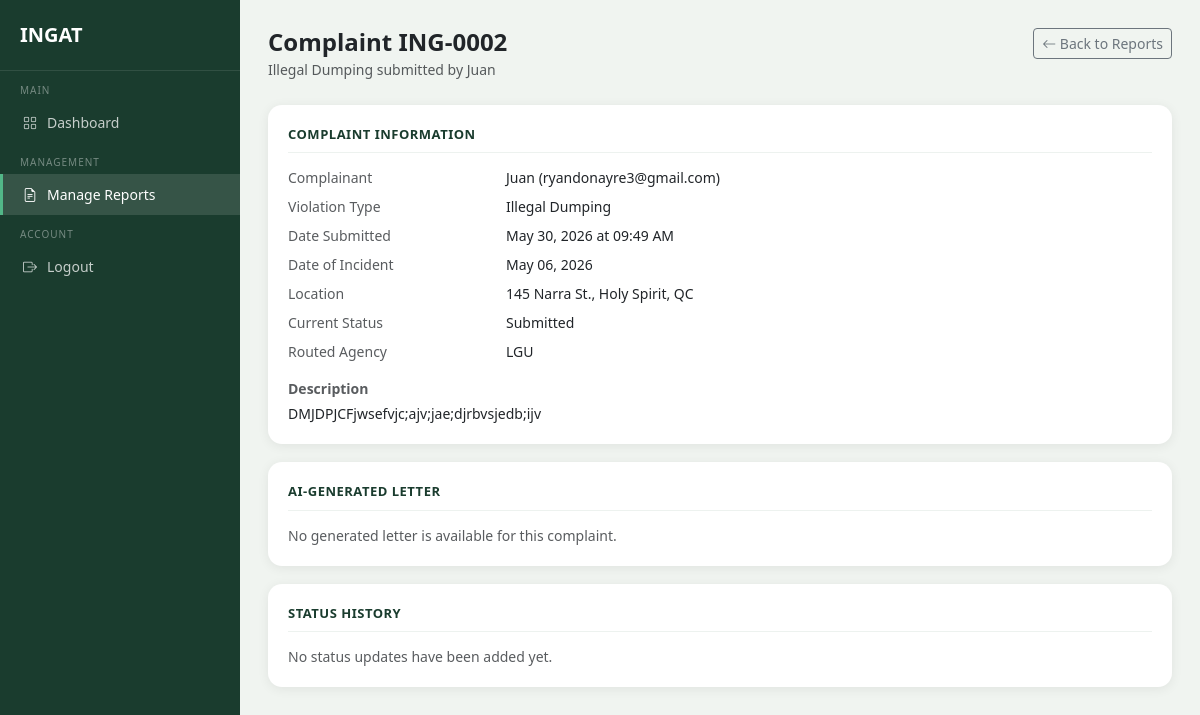
/admin/reports/2 (signed in), run on the app's committed database.
### models.py (models this page shows, shortened)
class Complaint(db.Model):
    __tablename__ = 'complaints'
    id = db.Column(db.Integer, primary_key=True)
    user_id = db.Column(db.Integer, db.ForeignKey('users.id'), nullable=False)
    agency_id = db.Column(db.Integer, db.ForeignKey('agencies.id'), nullable=True)
    violation_type = db.Column(db.String(100), nullable=False)
    street_address = db.Column(db.String(255), nullable=False)
    barangay = db.Column(db.String(100), nullable=False)
    municipality = db.Column(db.String(100), nullable=False)
    date_incident = db.Column(db.Date, nullable=False)
    description = db.Column(db.Text, nullable=False)
    photo_path = db.Column(db.String(255), nullable=True)
    generated_letter = db.Column(db.Text, nullable=True)
    letter_generated = db.Column(db.Boolean, default=False)
    status = db.Column(db.String(50), default='Submitted')
    created_at = db.Column(db.DateTime, default=datetime.utcnow)
    status_history = db.relationship('StatusHistory', backref='complaint', lazy=True)

class User(db.Model, UserMixin):
    __tablename__ = 'users'
    id = db.Column(db.Integer, primary_key=True)
    full_name = db.Column(db.String(100), nullable=False)
    email = db.Column(db.String(120), unique=True, nullable=False)
    contact_number = db.Column(db.String(11), nullable=False)
    barangay = db.Column(db.String(100), nullable=False)
    municipality = db.Column(db.String(100), nullable=False)
    password_hash = db.Column(db.String(256), nullable=False)
    status = db.Column(db.String(20), default='active')
    email_notif = db.Column(db.Boolean, default=True)
    inapp_notif = db.Column(db.Boolean, default=True)
    created_at = db.Column(db.DateTime, default=datetime.utcnow)
    complaints = db.relationship('Complaint', backref='complainant', lazy=True)
    email_verifications = db.relationship('EmailVerification', backref='user', lazy=True)

class Agency(db.Model):
    __tablename__ = 'agencies'
    id = db.Column(db.Integer, primary_key=True)
    agency_name = db.Column(db.String(100), nullable=False)
    contact_email = db.Column(db.String(120), nullable=False)
    contact_number = db.Column(db.String(11), nullable=False)
    violation_types = db.Column(db.String(255), nullable=False)
    status = db.Column(db.String(20), default='active')
    created_at = db.Column(db.DateTime, default=datetime.utcnow)
    complaints = db.relationship('Complaint', backref='agency', lazy=True)

### routes/admin_routes.py (the view)
@admin_bp.route('/reports/<int:complaint_id>')
@admin_required
def report_detail(complaint_id):
    from models import Complaint
    complaint = Complaint.query.get_or_404(complaint_id)
    status_history = sorted(
        complaint.status_history,
        key=lambda entry: entry.updated_at,
        reverse=True,
    )
    return render_template(
        'admin/report_detail.html',
        complaint=complaint,
        status_history=status_history,
    )

### routes/auth.py (called while the page is built)
def admin_required(fn):
    @login_required
    @wraps(fn)
    def wrapper(*args, **kwargs):
        from models import AdminUser
        if not isinstance(current_user, AdminUser):
            flash('Please log in as admin.', 'danger')
            return redirect(url_for('admin.admin_login'))
        return fn(*args, **kwargs)
    return wrapper

### templates/admin/report_detail.html (shortened to what this page needs)
<!DOCTYPE html>
<html lang="en">
<head>
    <link href="https://cdn.jsdelivr.net/npm/bootstrap@5.3.0/dist/css/bootstrap.min.css" rel="stylesheet">
    <link href="https://cdn.jsdelivr.net/npm/bootstrap-icons@1.10.5/font/bootstrap-icons.css" rel="stylesheet">
</head>
<body>
<div class="sidebar">
    <a href="{{ url_for('admin.dashboard') }}" class="sidebar-brand">INGAT</a>
    <div class="sidebar-label">Main</div>
    <a href="{{ url_for('admin.dashboard') }}" class="sidebar-item">
        <i class="bi bi-grid"></i> Dashboard
    </a>
    <div class="sidebar-label">Management</div>
    <a href="{{ url_for('admin.manage_reports') }}" class="sidebar-item active">
        <i class="bi bi-file-earmark-text"></i> Manage Reports
    </a>
    <div class="sidebar-label">Account</div>
    <a href="{{ url_for('admin.logout') }}" class="sidebar-item">
        <i class="bi bi-box-arrow-right"></i> Logout
    </a>
</div>
<div class="main-content">
    <div class="d-flex justify-content-between align-items-start mb-4">
        <div>
            <h4 class="fw-bold mb-0">Complaint ING-{{ '%04d' % complaint.id }}</h4>
            <small class="text-muted">{{ complaint.violation_type }} submitted by {{ complaint.complainant.full_name }}</small>
        </div>
        <a href="{{ url_for('admin.manage_reports') }}" class="btn btn-outline-secondary btn-sm">
            <i class="bi bi-arrow-left"></i> Back to Reports
        </a>
    </div>
    <div class="section-card">
        <div class="section-title">Complaint Information</div>
        <div class="row small g-2">
            <div class="col-md-3 text-muted">Complainant</div>
            <div class="col-md-9">{{ complaint.complainant.full_name }} ({{ complaint.complainant.email }})</div>
            <div class="col-md-3 text-muted">Violation Type</div>
            <div class="col-md-9">{{ complaint.violation_type }}</div>
            <div class="col-md-3 text-muted">Date Submitted</div>
            <div class="col-md-9">{{ complaint.created_at.strftime('%B %d, %Y at %I:%M %p') }}</div>
            <div class="col-md-3 text-muted">Date of Incident</div>
            <div class="col-md-9">{{ complaint.date_incident.strftime('%B %d, %Y') }}</div>
            <div class="col-md-3 text-muted">Location</div>
            <div class="col-md-9">{{ complaint.street_address }}, {{ complaint.barangay }}, {{ complaint.municipality }}</div>
            <div class="col-md-3 text-muted">Current Status</div>
            <div class="col-md-9">{{ complaint.status }}</div>
            {% if complaint.agency %}
            <div class="col-md-3 text-muted">Routed Agency</div>
            <div class="col-md-9">{{ complaint.agency.agency_name }}</div>
            {% endif %}
        </div>
        <div class="mt-3">
            <p class="small fw-semibold text-muted mb-1">Description</p>
            <p class="small mb-0">{{ complaint.description }}</p>
        </div>
    </div>
    <div class="section-card">
        <div class="section-title">AI-Generated Letter</div>
        {% if complaint.letter_generated and complaint.generated_letter %}
            <div class="letter-preview">{{ complaint.generated_letter }}</div>
        {% else %}
            <p class="small text-muted mb-0">No generated letter is available for this complaint.</p>
        {% endif %}
    </div>
    <div class="section-card">
        <div class="section-title">Status History</div>
        {% if status_history %}
            {% for entry in status_history %}
            <div class="timeline-item">
                <p class="small fw-semibold mb-0">{{ entry.new_status }}</p>
                <p class="small text-muted mb-0">{{ entry.updated_at.strftime('%B %d, %Y at %I:%M %p') }}</p>
                {% if entry.remarks %}
                <p class="small mb-0 mt-1">{{ entry.remarks }}</p>
                {% endif %}
            </div>
            {% endfor %}
        {% else %}
            <p class="small text-muted mb-0">No status updates have been added yet.</p>
        {% endif %}
    </div>
</div>
</body>
</html>

### templates/admin/report_detail.html (style rules this page uses)
body { background-color: #f0f4f0; font-family: 'Segoe UI', sans-serif; }
.sidebar { width: 240px; min-height: 100vh; background-color: #1A3C2E; position: fixed; top: 0; left: 0; padding-top: 20px; z-index: 100; }
.sidebar-brand { color: white; font-size: 20px; font-weight: 700; padding: 0 20px 20px; border-bottom: 1px solid rgba(255,255,255,.1); display: block; text-decoration: none; }
.sidebar-label { font-size: 10px; text-transform: uppercase; letter-spacing: 1px; color: rgba(255,255,255,.4); padding: 12px 20px 4px; }
.sidebar-item { display: flex; align-items: center; gap: 10px; padding: 10px 20px; color: rgba(255,255,255,.75); text-decoration: none; font-size: 14px; border-left: 3px solid transparent; }
.sidebar-item:hover, .sidebar-item.active { background: rgba(255,255,255,.12); color: white; border-left-color: #52B788; }
.main-content { margin-left: 240px; padding: 28px; }
.section-card { background: white; border-radius: 14px; padding: 20px; box-shadow: 0 2px 12px rgba(0,0,0,.07); margin-bottom: 18px; }
.section-title { font-size: 13px; font-weight: 700; color: #1A3C2E; text-transform: uppercase; letter-spacing: .5px; border-bottom: 1px solid #edf2ef; padding-bottom: 8px; margin-bottom: 14px; }

### data on the page
Complaint: id "0002", violation_type "Illegal Dumping", created_at "May 30, 2026 at 09:49 AM", date_incident "May 06, 2026", street_address "145 Narra St.", barangay "Holy Spirit", municipality "QC", status "Submitted", description "DMJDPJCFjwsefvjc;ajv;jae;djrbvsjedb;ijv"
User: complainant.full_name "Juan", complainant.email "ryandonayre3@gmail.com"
Agency: agency.agency_name "LGU"
